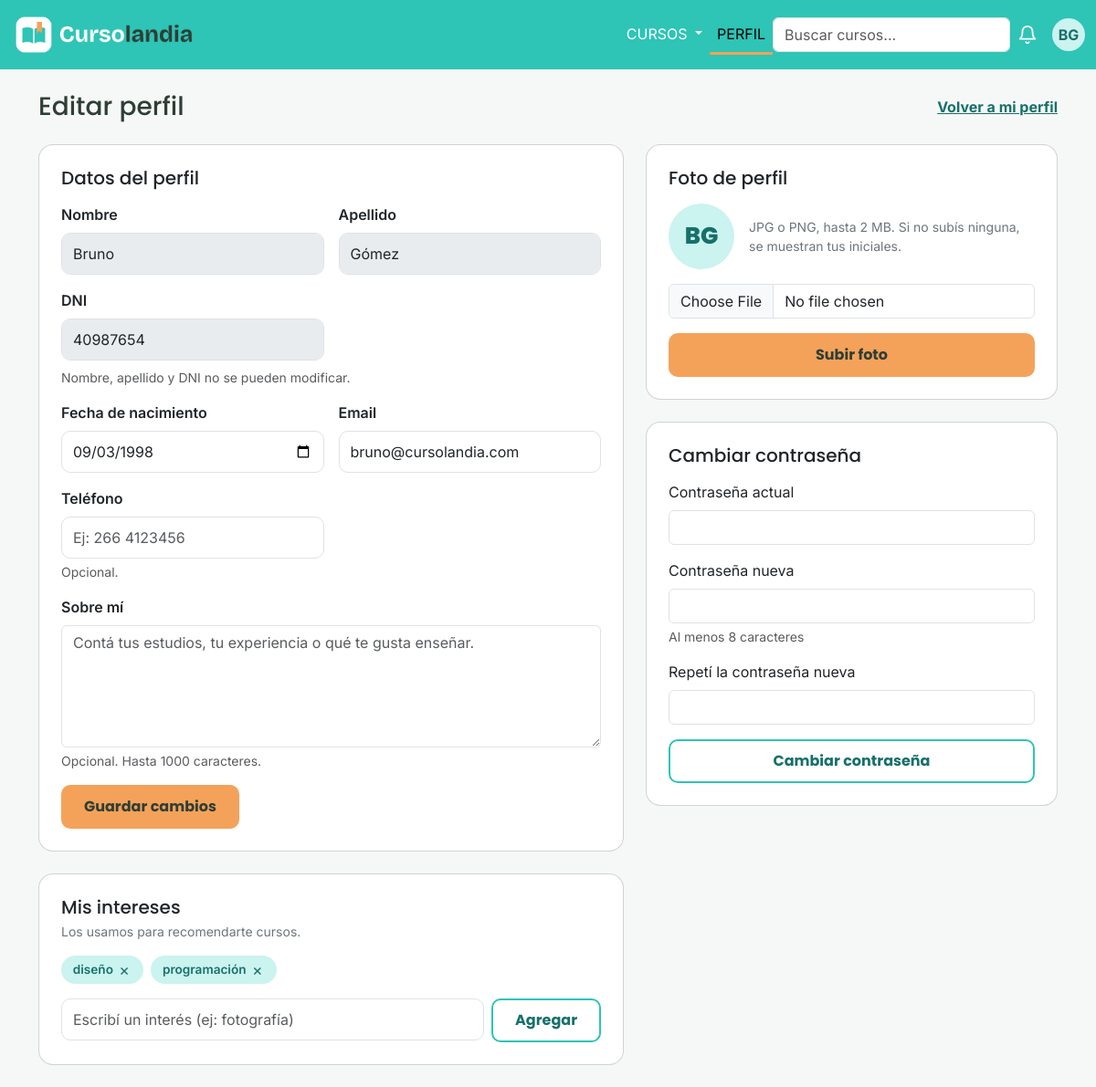
/vistas/editar_perfil.php (signed in), run on an earlier commit of the app's database.
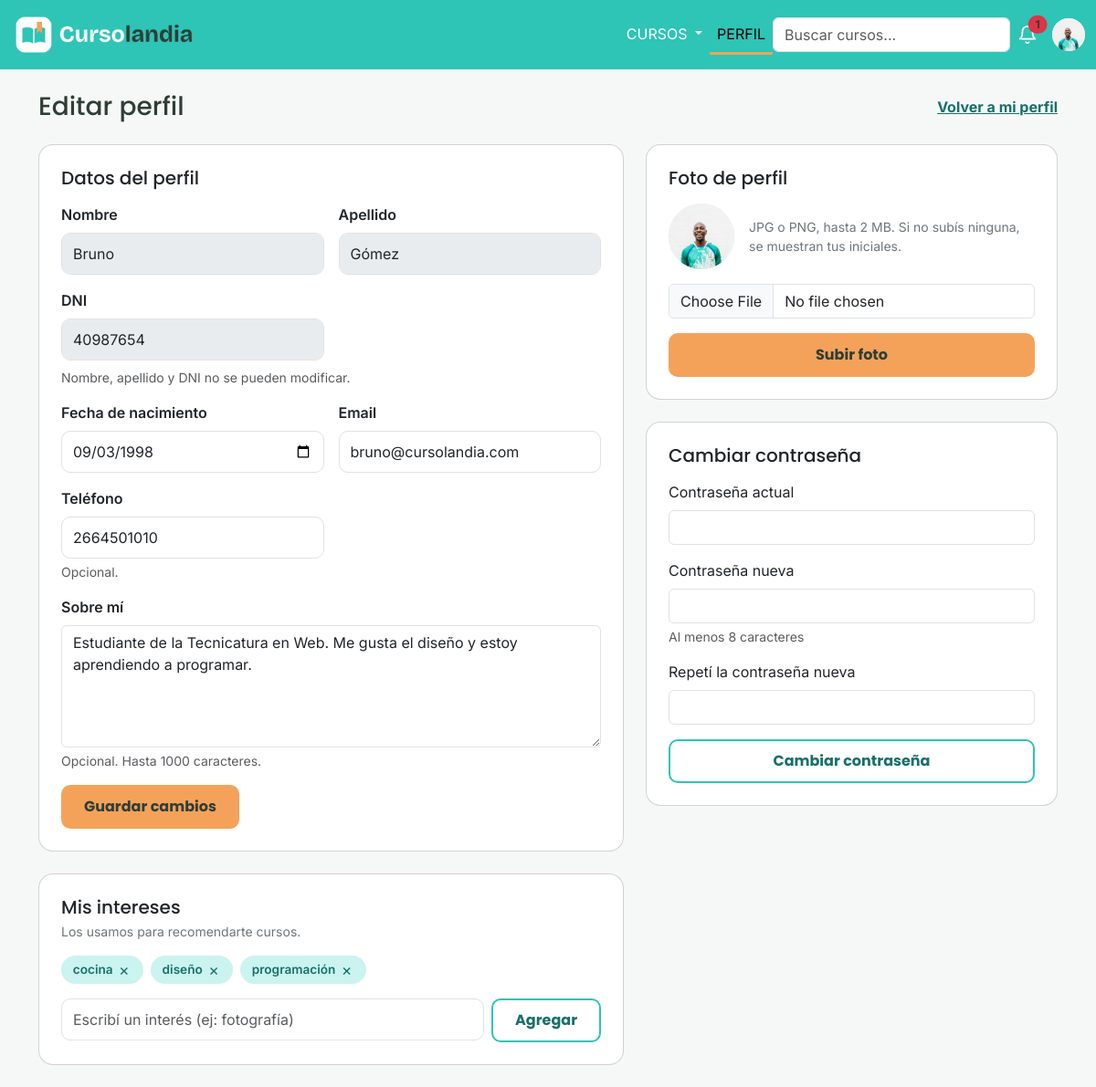
And on a later commit of the database.
### tables this page shows
CREATE TABLE etiqueta (
    id_etiqueta  INT UNSIGNED NOT NULL AUTO_INCREMENT,
    nombre       VARCHAR(30)  NOT NULL,
    PRIMARY KEY (id_etiqueta),
    CONSTRAINT uq_etiqueta_nombre UNIQUE (nombre)
);

CREATE TABLE usuario (
    id_usuario        INT UNSIGNED NOT NULL COMMENT 'DNI del usuario',
    nombre            VARCHAR(50)  NOT NULL,
    apellido          VARCHAR(50)  NOT NULL,
    email             VARCHAR(100) NOT NULL UNIQUE,
    contrasenia       VARCHAR(255) NOT NULL,
    fecha_nacimiento  DATE NOT NULL,
    telefono          VARCHAR(20)  NULL,
    antecedentes      TEXT NULL,
    imagen_principal  VARCHAR(255) NOT NULL DEFAULT 'img/avatar-default.png',
    tipo_plan         ENUM('gratuito','pro') NOT NULL DEFAULT 'gratuito',
    fecha_venc_pro    DATE NULL,
    PRIMARY KEY (id_usuario),
    CONSTRAINT chk_usuario_dni CHECK (id_usuario BETWEEN 1000000 AND 99999999),
    CONSTRAINT chk_usuario_pro CHECK (tipo_plan = 'gratuito' OR fecha_venc_pro IS NOT NULL)
);

### controles/ControlUsuario.php (called while the page is built, shortened)
<?php
require_once __DIR__.'/../clases/Usuario.php';
require_once __DIR__.'/../traits/AccesoBD.php';
class ControlUsuario{
    public function buscarPorId(int $id): ?Usuario{
        $sql = "SELECT id_usuario, nombre, apellido, email, contrasenia, fecha_nacimiento,
                       telefono, antecedentes, imagen_principal, tipo_plan, fecha_venc_pro
                FROM usuario
                WHERE id_usuario = ?";
        $resultado = $this->consultar($sql,'i',[$id]);
        return $this->armarUsuario(mysqli_fetch_assoc($resultado));
    }
    private function armarUsuario(?array $fila): ?Usuario{
        return new Usuario(
            $fila['id_usuario'],
            $fila['nombre'],
            $fila['apellido'],
            $fila['email'],
            $fila['contrasenia'],
            $fila['fecha_nacimiento'],
            $fila['telefono'],
            $fila['antecedentes'],
            $fila['imagen_principal'],
            $fila['tipo_plan'],
            $fila['fecha_venc_pro']
        );
    }
}

### traits/AccesoBD.php (called while the page is built)
<?php
trait AccesoBD{
    private $conexion;
    public function __construct($conexion){
        $this->conexion = $conexion;
    }
    private function consultar(string $sql, string $tipos='', array $param=[]){
        $sentencia = mysqli_prepare($this->conexion,$sql);
        if($tipos!==''){
            mysqli_stmt_bind_param($sentencia,$tipos,...$param);
        }
        mysqli_stmt_execute($sentencia);
        return mysqli_stmt_get_result($sentencia);
    }
}

### clases/Usuario.php (called while the page is built, shortened)
<?php
require_once __DIR__ . '/Etiqueta.php';
class Usuario{
        private int $id_usuario;
        private string $nombre;
        private string $apellido;
        private string $email;
        private string $fecha_nacimiento;
        private ?string $telefono;
        private ?string $antecedentes;
        private string $imagen_principal;
        private array $intereses = [];
        public function __construct(int $id_usuario, string $nombre, string $apellido, string $email, string $contrasenia,
                            string $fecha_nacimiento, ?string $telefono, ?string $antecedentes,
                            string $imagen_principal, string $tipo_plan, ?string $fecha_venc_pro){
            $this->id_usuario = $id_usuario;
            $this->nombre = $nombre;
            $this->apellido = $apellido;
            $this->email = $email;
            $this->fecha_nacimiento = $fecha_nacimiento;
            $this->telefono = $telefono;
            $this->antecedentes = $antecedentes;
            $this->imagen_principal = $imagen_principal;
        }
        public function getId_usuario(){
            return $this->id_usuario;
        }
        public function getNombre(){
            return $this->nombre;
        }
        public function getApellido(){
            return $this->apellido;
        }
        public function getEmail(){
            return $this->email;
        }
        public function getFecha_nacimiento(){
            return $this->fecha_nacimiento;
        }
        public function getTelefono(){
            return $this->telefono;
        }
        public function getAntecedentes(){
            return $this->antecedentes;
        }
        public function getImagen_principal(){
            return $this->imagen_principal;
        }
        public function getIntereses(): array{
            return $this->intereses;
        }
        public function getIniciales(): string{
            $primera = mb_strtoupper(mb_substr($this->nombre,0,1));
            $ultima = mb_strtoupper(mb_substr($this->apellido,0,1));
            return $primera.$ultima;
        }
        public function tieneFoto(): bool{
            return $this->imagen_principal !== self::IMAGEN_DEFAULT;
        }
        public function agregarInteres(Etiqueta $e): void{
            $this->intereses[] = $e;
        }
    }

### clases/Etiqueta.php (called while the page is built, shortened)
<?php
    class Etiqueta{
        private $nombre;
        public function __construct($id_etiqueta,$nombre){
            $this->nombre = $nombre;
        }
        public function getNombre(){
            return $this->nombre;
        }
    }

### controles/ControlEtiqueta.php (called while the page is built, shortened)
<?php
require_once __DIR__.'/../clases/Etiqueta.php';
require_once __DIR__.'/../clases/Usuario.php';
require_once __DIR__.'/../clases/Curso.php';
require_once __DIR__.'/../traits/AccesoBD.php';
class ControlEtiqueta{
    public function obtenerInteresesDeUsuario(int $idUsuario): array{
        $sql = self::SELECT_ETIQUETA . "
                JOIN usuario_interes ui
                ON ui.id_etiqueta = e.id_etiqueta
                WHERE ui.id_usuario = ?
                ORDER BY e.nombre";
        $resultado = $this->consultar($sql,'i',[$idUsuario]);
        return $this->armarEtiquetas($resultado);
    }
    private function armarEtiquetas($resultado): array{
        $etiquetas = [];
        while($fila = mysqli_fetch_assoc($resultado)){
            $etiquetas[] = new Etiqueta(
                $fila['id_etiqueta'],
                $fila['nombre']
            );
        }
        return $etiquetas;
    }
}

### controles/ControlNotificacion.php (called while the page is built, shortened)
<?php
require_once __DIR__ . '/../traits/AccesoBD.php';
class ControlNotificacion
{
    public function contarNoLeidas(int $idUsuario): int
    {
        $sql = "SELECT COUNT(*) AS cantidad FROM notificacion WHERE id_usuario = ? AND leida = FALSE";
        $fila = mysqli_fetch_assoc($this->consultar($sql, 'i', [$idUsuario]));
        return (int) $fila['cantidad'];
    }
}

### vistas/editar_perfil.php (the view, shortened to what the changed rows need)
<?php
require_once __DIR__ . '/../controles/ControlUsuario.php';
require_once __DIR__ . '/../controles/ControlEtiqueta.php';
require_once __DIR__ . '/../includes/avatar.php';
$controlUsuario = new ControlUsuario($conexion);
$usuario = $controlUsuario->buscarPorId($_SESSION['id_usuario']);
$controlEtiqueta = new ControlEtiqueta($conexion);
foreach($controlEtiqueta->obtenerInteresesDeUsuario($usuario->getId_usuario()) as $etiqueta){
    $usuario->agregarInteres($etiqueta);
}
?>
<!DOCTYPE html>
<html lang="es">
<head>
    <link href="https://cdn.jsdelivr.net/npm/bootstrap@5.3.8/dist/css/bootstrap.min.css" rel="stylesheet">
    <link href="../css/styles.css" rel="stylesheet">
</head>
<body class="fondo-suave">
    <?php require __DIR__ . '/../includes/navbar.php'; ?>
    <main class="container perfil my-4">
        <div class="d-flex flex-wrap align-items-center justify-content-between gap-2 mb-4">
            <h1 class="h3 mb-0">Editar perfil</h1>
        </div>
        <div class="row g-4">
            <div class="col-lg-7 d-flex flex-column gap-4">
                 <section class="card">
                    <div class="card-body p-4">
                        <h2 class="h5 mb-3">Datos del perfil</h2>
                        <form method="post" action="../procesos/procesar_editar_perfil.php" class="row g-3" data-validar novalidate>
                        <div class="col-md-6">
                            <label for="nombre" class="form-label fw-semibold">Nombre</label>
                            <input type="text" id="nombre" class="form-control inicio-input" value="<?= htmlspecialchars($usuario->getNombre()) ?>" disabled>
                        </div>
                        <div class="col-md-6">
                            <label for="apellido" class="form-label fw-semibold">Apellido</label>
                            <input type="text" id="apellido" class="form-control inicio-input" value="<?= htmlspecialchars($usuario->getApellido()) ?>" disabled>
                        </div>
                        <div class="col-md-6">
                            <label for="dni" class="form-label fw-semibold">DNI</label>
                            <input type="text" id="dni" class="form-control inicio-input" value="<?= $usuario->getId_usuario() ?>" disabled>
                        </div>
                        <div class="col-md-6">
                            <label for="fecha_nacimiento" class="form-label fw-semibold">Fecha de nacimiento</label>
                            <input type="date" id="fecha_nacimiento" name="fecha_nacimiento" class="form-control inicio-input"
                                min="1920-01-01" max="2010-12-31" data-mensaje="La fecha tiene que estar entre 1920 y 2010."
                                value="<?= htmlspecialchars($usuario->getFecha_nacimiento()) ?>" required>
                        </div>
                        <div class="col-md-6">
                            <label for="email" class="form-label fw-semibold">Email</label>
                            <input type="email" id="email" name="email" class="form-control inicio-input" maxlength="100"
                                value="<?= htmlspecialchars($usuario->getEmail()) ?>" required>
                        </div>
                            <div class="col-md-6">
                                <label for="telefono" class="form-label fw-semibold">Teléfono</label>
                                <input type="tel" id="telefono" name="telefono" class="form-control inicio-input"
                                    maxlength="20" pattern="[0-9+\(\)\- ]{6,20}"
                                    data-mensaje="Solo números, espacios y los signos + - ( ). Entre 6 y 20 caracteres."
                                    placeholder="Ej: 266 4123456" value="<?= htmlspecialchars($usuario->getTelefono() ?? '') ?>">
                                <div class="form-text">Opcional.</div>
                            </div>
                            <div class="col-md-12">
                                <label for="antecedentes" class="form-label fw-semibold">Sobre mí</label>
                                <textarea id="antecedentes" name="antecedentes" class="form-control" rows="5" maxlength="1000"
                                        placeholder="Contá tus estudios, tu experiencia o qué te gusta enseñar."><?= htmlspecialchars($usuario->getAntecedentes() ?? '') ?></textarea>
                                <div class="form-text">Opcional. Hasta 1000 caracteres.</div>
                            </div>
                        </form>
                    </div>
                </section>
                <section class="card">
                    <div class="card-body p-4">
                        <h2 class="h5 mb-1">Mis intereses</h2>
                        <?php if (count($usuario->getIntereses()) === 0): ?>
                            <p class="text-secondary small">Todavia no elegiste intereses.</p>
                        <?php else: ?>
                            <div class="d-flex flex-wrap gap-2">
                                <?php foreach ($usuario->getIntereses() as $interes): ?>
                                    <form method="post" action="../procesos/procesar_intereses.php" class="chip d-inline-flex align-items-center gap-1">
                                        <?= htmlspecialchars($interes->getNombre()) ?>
                                        <button type="submit" class="chip-quitar" aria-label="Quitar <?= htmlspecialchars($interes->getNombre()) ?>">×</button>
                                    </form>
                                <?php endforeach; ?>
                            </div>
                        <?php endif; ?>
                    </div>
                </section>
            </div>
            <div class="col-lg-5 d-flex flex-column gap-4">
                <section class="card">
                    <div class="card-body p-4">
                        <h2 class="h5 mb-3">Foto de perfil</h2>
                        <div class="d-flex align-items-center gap-3 mb-3">
                            <?php mostrarAvatar($usuario, 'perfil-avatar foto-chica'); ?>
                            <p class="small text-secondary mb-0">JPG o PNG, hasta 2 MB. Si no subís ninguna, se muestran tus iniciales.</p>
                        </div>
                    </div>
                </section>
                <section class="card">
                    <div class="card-body p-4">
                        <h2 class="h5 mb-3">Cambiar contraseña</h2>
                    </div>
                </section>
            </div>
        </div>
    </main>
</body>
</html>

### includes/navbar.php (shortened to what the changed rows need)
<?php
require_once __DIR__ . '/../controles/ControlNotificacion.php';
$controlNotiNavbar = new ControlNotificacion($conexion);
$notiSinLeer = $controlNotiNavbar->contarNoLeidas($_SESSION['id_usuario']);
?>
<nav class="navbar navbar-expand-lg">
  <div class="container-fluid">
    <div class="collapse navbar-collapse" id="navbarSupportedContent">
      <a href="notificaciones.php" class="campanita position-relative me-3">
        <svg width="22" height="22" viewBox="0 0 24 24" fill="none" stroke="currentColor" stroke-width="2" stroke-linecap="round" stroke-linejoin="round"><path d="M18 8a6 6 0 0 0-12 0c0 7-3 9-3 9h18s-3-2-3-9"/><path d="M13.73 21a2 2 0 0 1-3.46 0"/></svg>
        <?php if ($notiSinLeer > 0): ?>
          <span class="position-absolute top-0 start-100 translate-middle badge rounded-pill bg-danger"><?= $notiSinLeer ?></span>
        <?php endif; ?>
      </a>
      <div class="dropdown">
        <button class="avatar border-0 p-0" type="button" data-bs-toggle="dropdown" aria-expanded="false" aria-label="Menú de usuario">
                <?php if (($_SESSION['foto'] ?? '') !== ''): ?>
                  <img src="../<?= htmlspecialchars($_SESSION['foto']) ?>" alt="Mi foto">
                <?php else: ?>
                  <?= htmlspecialchars($_SESSION['iniciales']) ?>
                <?php endif; ?>
        </button>
      </div>
    </div>
  </div>
</nav>

### includes/avatar.php
<?php
function mostrarAvatar(Usuario $persona, string $clase = 'avatar'): void
{
    if ($persona->tieneFoto()): ?>
        <img src="../<?= htmlspecialchars($persona->getImagen_principal()) ?>" alt="Foto de <?= htmlspecialchars($persona->getNombre()) ?>" class="<?= $clase ?>">
    <?php else: ?>
        <div class="<?= $clase ?>"><?= htmlspecialchars($persona->getIniciales()) ?></div>
    <?php endif;
}

What changed in the data, as far as the page shows it:
changed usuario "Bruno": telefono (not shown) → "2664501010"; antecedentes (not shown) → "Estudiante de la Tecnicatura en Web. Me gusta el diseño y estoy aprendiendo a programar."; imagen_principal: picture added; imagen_principal "img/avatar-default.png" → "img/ejemplos/bruno.jpg" (drawn); $persona->getIniciales() "BG" → (not shown)
added etiqueta: nombre "cocina"
Also different on the page:
$notiSinLeer: (not shown) → "1"
$_SESSION['iniciales']: "BG" → (not shown)
